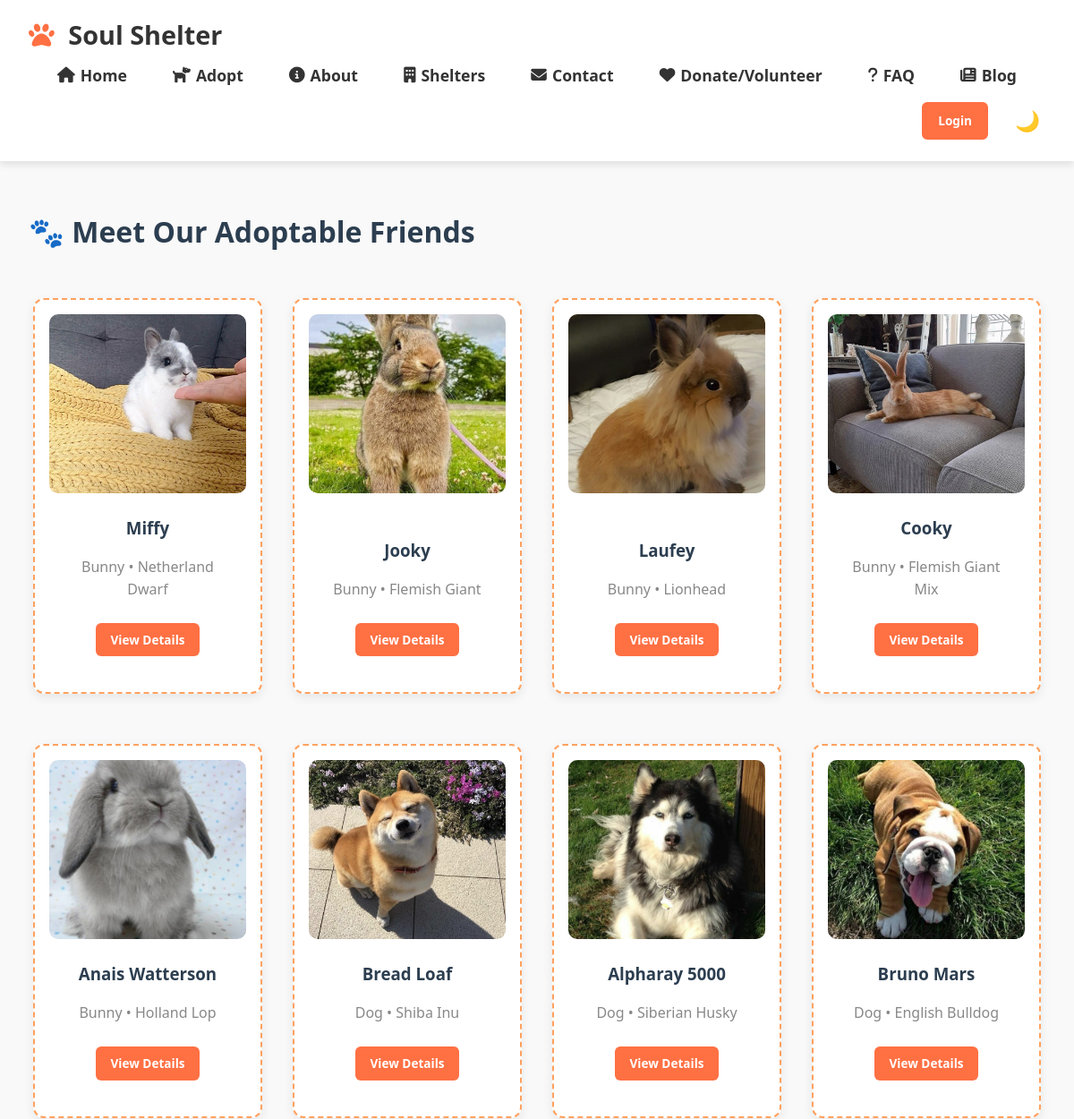
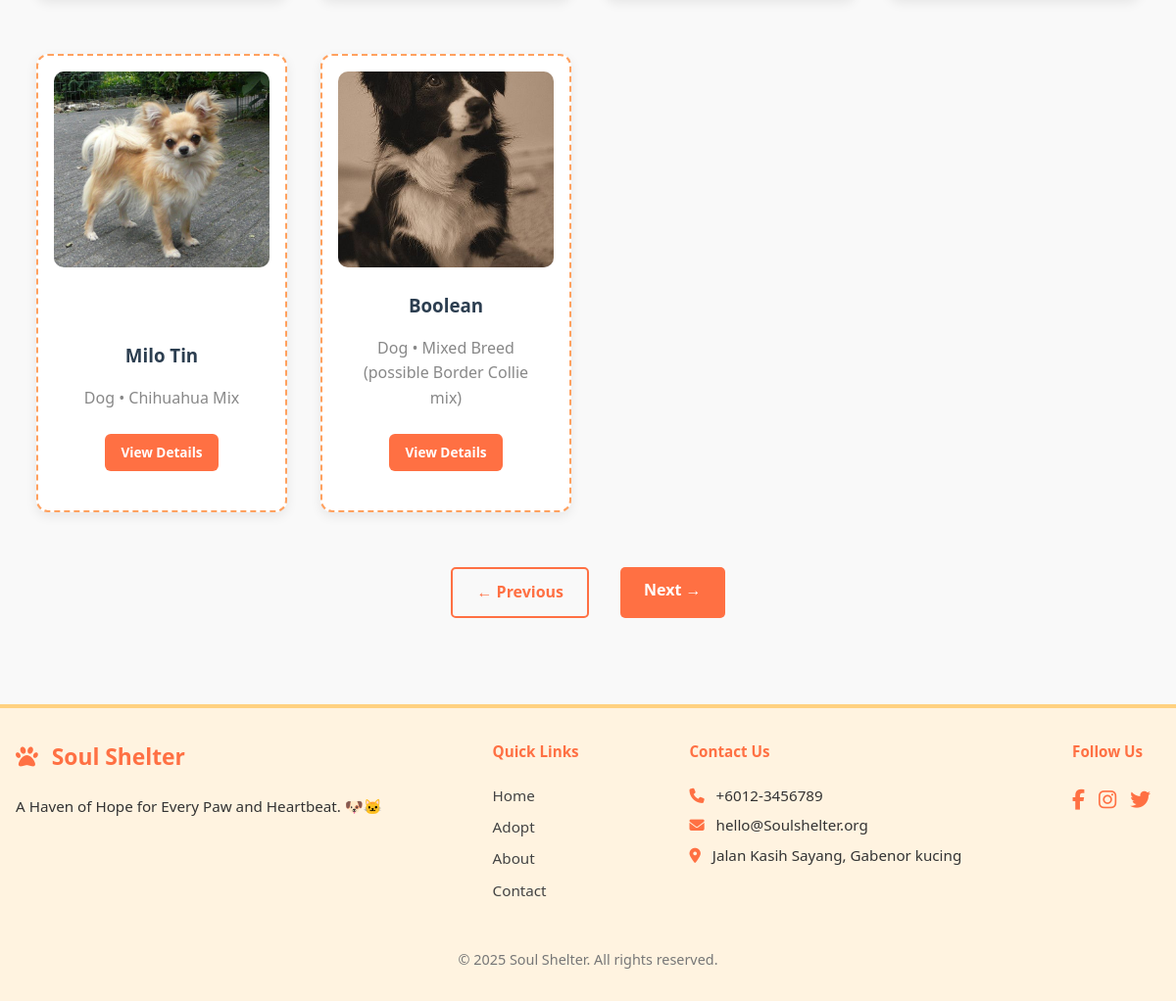
Screenshot of /user/view-animals.php?page=2 with the database file from the repository (2 pictures, top to bottom).
### tables this page shows
CREATE TABLE `animals` (
  `animal_id` int(11) NOT NULL,
  `name` varchar(100) NOT NULL,
  `species` varchar(50) DEFAULT NULL,
  `breed` varchar(100) DEFAULT NULL,
  `age` int(11) DEFAULT NULL,
  `gender` enum('jantan','betina') DEFAULT NULL,
  `status` enum('available','adopted') DEFAULT 'available',
  `description` text DEFAULT NULL,
  `image` varchar(255) DEFAULT NULL,
  `date_added` timestamp NOT NULL DEFAULT current_timestamp()
);

### user/view-animals.php (the view, shortened to what this page needs)
<?php
include('../includes/db.php');
include('../includes/header.php');
$limit = 10;
$page = isset($_GET['page']) && is_numeric($_GET['page']) ? (int) $_GET['page'] : 1;
$offset = ($page - 1) * $limit;
$total_query = $conn->query("SELECT COUNT(*) AS total FROM animals WHERE status = 'available'");
$total = $total_query->fetch_assoc()['total'];
$total_pages = ceil($total / $limit);
$sql = "SELECT * FROM animals WHERE status = 'available' ORDER BY date_added DESC LIMIT ? OFFSET ?";
$stmt = $conn->prepare($sql);
$stmt->bind_param("ii", $limit, $offset);
$stmt->execute();
$result = $stmt->get_result();
?>
<main class="container" data-aos="fade-up">
  <h1>🐾 Meet Our Adoptable Friends</h1>
  <div class="animal-grid">
    <?php while ($row = $result->fetch_assoc()): ?>
      <div class="animal-card">
        <img src="../assets/images/<?= htmlspecialchars($row['image']) ?>" alt="<?= htmlspecialchars($row['name']) ?>">
        <div class="animal-info">
          <h3><?= htmlspecialchars($row['name']) ?></h3>
          <p><?= htmlspecialchars($row['species']) ?> • <?= htmlspecialchars($row['breed']) ?></p>
          <a href="animal.php?id=<?= $row['animal_id'] ?>" class="btn small-btn">View Details</a>
        </div>
      </div>
    <?php endwhile; ?>
  </div>
  <div class="pagination">
    <?php if ($page > 1): ?>
      <a href="?page=<?= $page - 1 ?>" class="btn btn-outline">← Previous</a>
    <?php endif; ?>
    <?php if ($page < $total_pages): ?>
      <a href="?page=<?= $page + 1 ?>" class="btn">Next →</a>
    <?php endif; ?>
  </div>
</main>
<?php include('../includes/footer.php'); ?>

### includes/header.php (shortened to what this page needs)
<!DOCTYPE html>
<html lang="en">
<head>
  <link rel="stylesheet" href="/animalshelter/assets/css/style.css" />
  <link rel="stylesheet" href="https://cdnjs.cloudflare.com/ajax/libs/font-awesome/6.5.0/css/all.min.css">
</head>
<body>
  <header>
    <nav class="navbar">
      <div class="logo">
        <a href="/animalshelter/index.php"><i class="fa-solid fa-paw"></i> Soul Shelter</a>
      </div>
      <ul class="nav-links" id="nav-menu">
        <li><a href="/animalshelter/index.php"><i class="fa-solid fa-house"></i> Home</a></li>
        <?php if (isset($_SESSION['username'])): ?>
          <?php if ($_SESSION['role'] === 'admin'): ?>
            <li><a href="/animalshelter/dashboard.php"><i class="fa-solid fa-chart-line"></i> Dashboard</a></li>
            <li><a href="/animalshelter/admin/manage-animals.php"><i class="fa-solid fa-dog"></i> Manage Animals</a></li>
            <li><a href="/animalshelter/admin/review-requests.php"><i class="fa-solid fa-file-circle-check"></i> Requests</a></li>
          <?php elseif ($_SESSION['role'] === 'user'): ?>
            <li><a href="/animalshelter/user/view-animals.php"><i class="fa-solid fa-paw"></i> View Animals</a></li>
            <li><a href="/animalshelter/user/my-requests.php"><i class="fa-solid fa-folder-open"></i> My Requests</a></li>
          <?php endif; ?>
        <?php else: ?>
          <li><a href="/animalshelter/login.php"><i class="fa-solid fa-dog"></i> Adopt</a></li>
          <li><a href="/animalshelter/about.php"><i class="fa-solid fa-circle-info"></i> About</a></li>
          <li><a href="/animalshelter/shelter_directory.php"><i class="fa-solid fa-building"></i> Shelters</a></li>
          <li><a href="/animalshelter/contact.php"><i class="fa-solid fa-envelope"></i> Contact</a></li>
          <li><a href="/animalshelter/donations_and_volunteer.php"><i class="fa-solid fa-heart"></i> Donate/Volunteer</a></li>
          <li><a href="/animalshelter/FAQ.php"><i class="fa-solid fa-question"></i> FAQ</a></li>
          <li><a href="/animalshelter/Our blog.php"><i class="fa-solid fa-newspaper"></i> Blog</a></li>
        <?php endif; ?>
      </ul>
      <div class="navbar-right">
        <?php if (isset($_SESSION['username'])): ?>
          <span class="user-info">
            <i class="fa-solid fa-user"></i> <?= htmlspecialchars($_SESSION['username']); ?>
          </span>
          <button onclick="confirmLogout()" class="btn btn-outline small-btn">Logout</button>
        <?php else: ?>
          <a href="/animalshelter/login.php" class="btn btn-outline small-btn">Login</a>
        <?php endif; ?>
        <button id="theme-toggle" title="Toggle Theme">🌙</button>
      </div>
    </nav>
  </header>

### includes/footer.php (shortened to what this page needs)
<footer class="site-footer">
  <div class="footer-container">
    <div class="footer-brand">
      <h2><i class="fa-solid fa-paw"></i> Soul Shelter</h2>
      <p> A Haven of Hope for Every Paw and Heartbeat. 🐶🐱</p>
    </div>
    <div class="footer-links">
      <h4>Quick Links</h4>
      <ul>
        <li><a href="/index.php">Home</a></li>
        <li><a href="#">Adopt</a></li>
        <li><a href="#">About</a></li>
        <li><a href="#">Contact</a></li>
      </ul>
    </div>
    <div class="footer-contact">
      <h4>Contact Us</h4>
      <p><i class="fa-solid fa-phone"></i> +6012-3456789</p>
      <p><i class="fa-solid fa-envelope"></i> hello@Soulshelter.org</p>
      <p><i class="fa-solid fa-location-dot"></i> Jalan Kasih Sayang, Gabenor kucing</p>
    </div>
    <div class="footer-social">
      <h4>Follow Us</h4>
      <a href="#"><i class="fa-brands fa-facebook-f"></i></a>
      <a href="#"><i class="fa-brands fa-instagram"></i></a>
      <a href="#"><i class="fa-brands fa-twitter"></i></a>
    </div>
  </div>
  <div class="footer-bottom">
    <p>&copy; <?php echo date('Y'); ?> Soul Shelter. All rights reserved.</p>
  </div>
</footer>
</body>
</html>

### assets/css/style.css (style rules this page uses)
body { font-family: 'Fredoka', sans-serif; margin: 0; padding: 0; background: #f2dbbf; color: #333; line-height: 1.6; }
.container { padding: 0 5%; max-width: 1100px; margin: auto; }
.btn { padding: 0.7rem 1.5rem; background: #ff7043; color: white; border: none; border-radius: 5px; text-decoration: none; font-weight: bold; margin: 0.5rem; display: inline-block; transition: background 0.3s; }
.btn-outline { background: transparent; border: 2px solid #ff7043; color: #ff7043; }
.animal-card { background: #ffffff; border-radius: 10px; width: 220px; padding: 1rem; box-shadow: 0 4px 12px rgba(0,0,0,0.1); text-align: center; transition: transform 0.3s ease; }
.animal-card img { width: 100%; height: 200px; object-fit: cover; border-radius: 10px; }
.navbar { display: flex; justify-content: space-between; align-items: center; padding: 1rem 2rem; background: linear-gradient(90deg, #ffe0b3, #ffd699); box-shadow: 0 4px 8px rgba(0,0,0,0.1); flex-wrap: wrap; }
.logo a { font-size: 1.8rem; font-weight: bold; text-decoration: none; color: #333; }
.logo i { color: #ff7043; margin-right: 8px; }
.nav-links { list-style: none; display: flex; gap: 1.5rem; padding: 0; margin: 0; }
.nav-links li a { text-decoration: none; color: #333; font-size: 1.1rem; display: flex; align-items: center; gap: 6px; transition: transform 0.3s ease, color 0.3s ease; }
#theme-toggle { background: none; border: none; font-size: 1.4rem; cursor: pointer; margin-left: auto; }
.site-footer { background: #fff3e0; color: #333; padding: 2rem 1rem 1rem; margin-top: 3rem; border-top: 4px solid #ffd180; font-size: 0.95rem; }
.footer-container { display: flex; flex-wrap: wrap; justify-content: space-between; gap: 2rem; max-width: 1200px; margin: auto; }
.site-footer h2, .site-footer h4 { margin-top: 0; color: #ff7043; }
.footer-brand i { margin-right: 8px; color: #ff7043; }
.footer-links ul { list-style: none; padding: 0; }
.footer-links li { margin-bottom: 0.5rem; }
.footer-links a { text-decoration: none; color: #444; transition: color 0.3s; }
.footer-contact p { margin: 0.4rem 0; }
.footer-contact i { margin-right: 8px; color: #ff7043; }
.footer-social a { margin-right: 10px; font-size: 1.3rem; color: #ff7043; transition: transform 0.3s ease; }
.footer-bottom { text-align: center; margin-top: 2rem; font-size: 0.9rem; color: #777; }
.navbar-right { display: flex; align-items: center; gap: 1rem; margin-left: auto; }
.small-btn { padding: 6px 12px; font-size: 0.9rem; border-radius: 6px; }
.small-btn { font-size: 0.85rem; padding: 6px 10px; }
.animal-card { background: #fff8f0; border: 2px dashed #ffa15f; padding: 1rem; border-radius: 16px; text-align: center; width: 220px; margin: 1rem auto; box-shadow: 0 3px 10px rgba(0,0,0,0.05); }
.animal-card img { width: 100%; height: 160px; object-fit: cover; border-radius: 10px; }
.pagination { margin-top: 2rem; text-align: center; }

### includes/header.php (style rules this page uses)
.navbar { display: flex; align-items: center; justify-content: space-between; padding: 1rem 2rem; flex-wrap: wrap; background: #fff; }
.nav-links { display: flex; justify-content: center; flex: 1; list-style: none; gap: 1.2rem; padding: 0; margin: 0; }
.navbar .logo { flex: 0 0 auto; margin-right: 1rem; }
.navbar-right { flex: 0 0 auto; display: flex; align-items: center; gap: 1rem; }
.nav-links li a { text-decoration: none; color: #333; font-weight: bold; padding: 0.5rem 1rem; border-radius: 6px; transition: background 0.3s; }
:root { --primary: #6a4c93; --secondary: #8a5a44; --accent: #f8a5c2; --light: #f7f1e3; --dark: #2c3e50; --success: #2ecc71; --info: #3498db; }
body { font-family: 'Segoe UI', Tahoma, Geneva, Verdana, sans-serif; line-height: 1.6; color: var(--dark); background-color: #f9f9f9; margin: 0; padding: 0; }
main { max-width: 1200px; margin: 0 auto; padding: 20px; }

### rows the page displays
animals: image+name (picture), name "Miffy", species "Bunny", breed "Netherland Dwarf"
animals: image+name (picture), name "Jooky", species "Bunny", breed "Flemish Giant"
animals: image+name (picture), name "Laufey", species "Bunny", breed "Lionhead"
animals: image+name (picture), name "Cooky", species "Bunny", breed "Flemish Giant Mix"
animals: image+name (picture), name "Anais Watterson", species "Bunny", breed "Holland Lop"
animals: image+name (picture), name "Bread Loaf", species "Dog", breed "Shiba Inu"
animals: image+name (picture), name "Alpharay 5000", species "Dog", breed "Siberian Husky"
animals: image+name (picture), name "Bruno Mars", species "Dog", breed "English Bulldog"
animals: image+name (picture), name "Milo Tin", species "Dog", breed "Chihuahua Mix"
animals: image+name (picture), name "Boolean", species "Dog", breed "Mixed Breed (possible Border Collie mix)"
